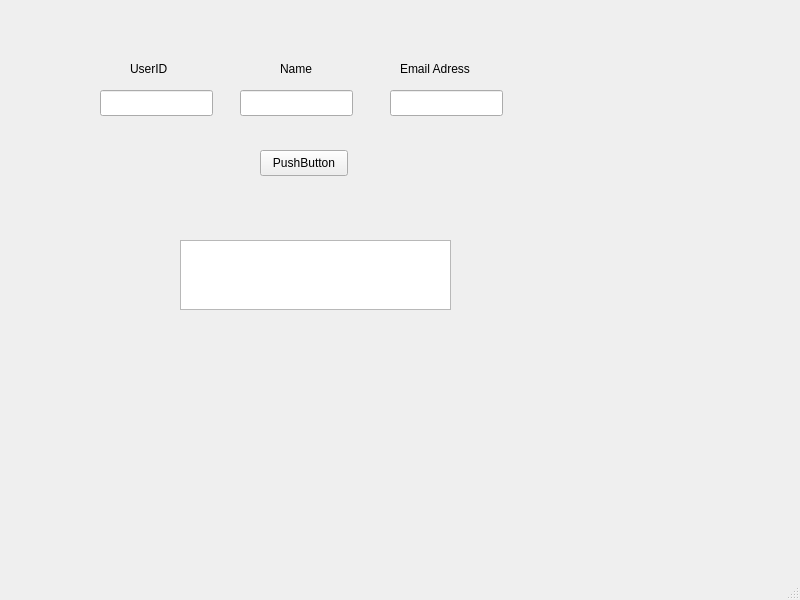
<?xml version="1.0" encoding="UTF-8"?>
<ui version="4.0">
 <class>MainWindow</class>
 <widget class="QMainWindow" name="MainWindow">
  <property name="geometry">
   <rect>
    <x>0</x>
    <y>0</y>
    <width>800</width>
    <height>600</height>
   </rect>
  </property>
  <property name="windowTitle">
   <string>MainWindow</string>
  </property>
  <widget class="QWidget" name="centralwidget">
   <widget class="QLabel" name="label">
    <property name="geometry">
     <rect>
      <x>130</x>
      <y>60</y>
      <width>66</width>
      <height>18</height>
     </rect>
    </property>
    <property name="text">
     <string>UserID</string>
    </property>
   </widget>
   <widget class="QLabel" name="label_2">
    <property name="geometry">
     <rect>
      <x>280</x>
      <y>60</y>
      <width>66</width>
      <height>18</height>
     </rect>
    </property>
    <property name="text">
     <string>Name</string>
    </property>
   </widget>
   <widget class="QLabel" name="label_3">
    <property name="geometry">
     <rect>
      <x>400</x>
      <y>60</y>
      <width>121</width>
      <height>18</height>
     </rect>
    </property>
    <property name="text">
     <string>Email Adress</string>
    </property>
   </widget>
   <widget class="QLineEdit" name="lineEdit">
    <property name="geometry">
     <rect>
      <x>100</x>
      <y>90</y>
      <width>113</width>
      <height>26</height>
     </rect>
    </property>
   </widget>
   <widget class="QLineEdit" name="lineEdit_2">
    <property name="geometry">
     <rect>
      <x>240</x>
      <y>90</y>
      <width>113</width>
      <height>26</height>
     </rect>
    </property>
   </widget>
   <widget class="QLineEdit" name="lineEdit_3">
    <property name="geometry">
     <rect>
      <x>390</x>
      <y>90</y>
      <width>113</width>
      <height>26</height>
     </rect>
    </property>
   </widget>
   <widget class="QPushButton" name="pushButton">
    <property name="geometry">
     <rect>
      <x>260</x>
      <y>150</y>
      <width>88</width>
      <height>26</height>
     </rect>
    </property>
    <property name="text">
     <string>PushButton</string>
    </property>
   </widget>
   <widget class="QTextEdit" name="textEdit">
    <property name="geometry">
     <rect>
      <x>180</x>
      <y>240</y>
      <width>271</width>
      <height>70</height>
     </rect>
    </property>
   </widget>
  </widget>
  <widget class="QMenuBar" name="menubar">
   <property name="geometry">
    <rect>
     <x>0</x>
     <y>0</y>
     <width>800</width>
     <height>23</height>
    </rect>
   </property>
  </widget>
  <widget class="QStatusBar" name="statusbar"/>
 </widget>
 <resources/>
 <connections/>
</ui>
